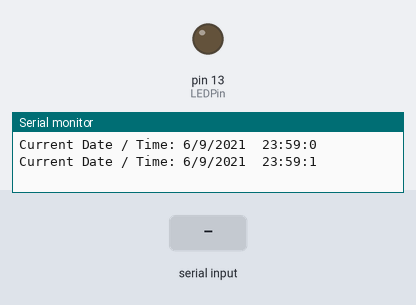
A sketch run on a simulated Arduino Uno, built with avr-gcc and run on an emulated ATmega328P. Shown: output pins drawn as LEDs (lit = HIGH), the last lines printed to the serial monitor. The inputs (shaded band) are chosen by the test bench. The local clock reads 2024-03-15 10:24:30 at power-on unless the sketch sets it.

Above: at 1.2 s.
1.3 s: "1\n" received over Serial
At 2.5 s:
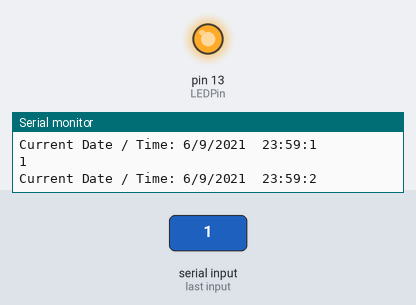
3.0 s: "0\n" received over Serial
At 3.9 s:
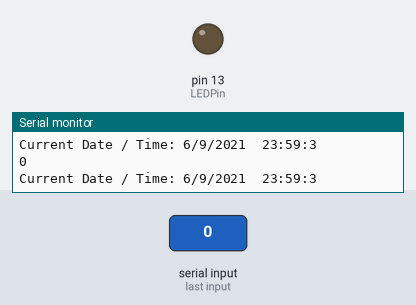
Timing chart, 0 to 31.6 s (numbered marks = the images above; inputs shaded):
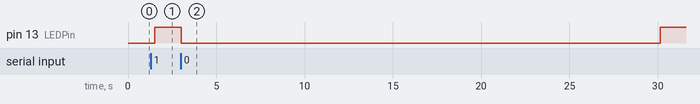

The sketch:

DS1302.ino
```cpp
#include <virtuabotixRTC.h>


#define LEDPin 13
//creation of the Real Time Clock Object
virtuabotixRTC myRTC(6,7,8);
char Incoming_value = 0;                //Variable for storing Incoming_value

void setup() {
  // put your setup code here, o run once:
  Serial.begin(9600);

  pinMode(LEDPin,OUTPUT);
  myRTC.setDS1302Time(00, 59, 23, 3, 6, 9, 2021);


}

void loop() {

   bluetooth();
   delay(500);
 clockRTC();


}


void clockRTC(){


  myRTC.updateTime();
  Serial.print("Current Date / Time: ");
  Serial.print(myRTC.dayofmonth);
  Serial.print("/");
  Serial.print(myRTC.month);
  Serial.print("/");
  Serial.print(myRTC.year);
  Serial.print("  ");
  Serial.print(myRTC.hours);
  Serial.print(":");
  Serial.print(myRTC.minutes);
  Serial.print(":");
  Serial.println(myRTC.seconds);


  if (myRTC.seconds == 30 && myRTC.minutes == 59){
    digitalWrite(LEDPin, HIGH);
    }else if(myRTC.seconds == 00 && myRTC.minutes == 1)  {
      digitalWrite(LEDPin, LOW);
      }
  }

void bluetooth(){

if(Serial.available() > 0)
  {
    Incoming_value = Serial.read();      //Read the incoming data and store it into variable Incoming_value
    Serial.print(Incoming_value);        //Print Value of Incoming_value in Serial monitor
    Serial.print("\n");        //New line
    if(Incoming_value == '1')            //Checks whether value of Incoming_value is equal to 1
      digitalWrite(LEDPin, HIGH);  //If value is 1 then LED turns ON
    else if(Incoming_value == '0')       //Checks whether value of Incoming_value is equal to 0
      digitalWrite(LEDPin, LOW);   //If value is 0 then LED turns OFF
  }

}
```

Measured:
- after the input at 1.3 s, pin 13 (LEDPin): LOW → HIGH after 0.21 s
- after the input at 3.0 s, pin 13 (LEDPin): HIGH → LOW at once, → HIGH 27.1 s later
